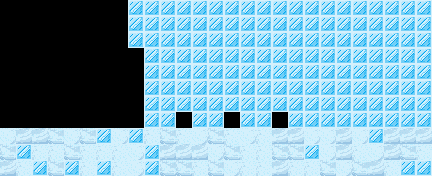

Rendered tile map (Tiled .tmx) drawn with the repository's tilesets; below, a short description and the map source with its tile grids summarised:
An orthogonal 27x11 tile map with 16x16 px tiles, 1 tile layer (h_ground) and 4 objects (2x key, Start, exit).

<map version="1.0" orientation="orthogonal" renderorder="right-down" width="27" height="11" tilewidth="16" tileheight="16">
 <tileset firstgid="1" name="wtile" tilewidth="16" tileheight="16">
  <image source="winter_tiles.png" width="384" height="608" />
  <tile id="50">
   <properties>
    <property name="type" value="snow" />
   </properties>
  </tile>
  <tile id="51">
   <properties>
    <property name="type" value="snow" />
   </properties>
  </tile>
  <tile id="74">
   <properties>
    <property name="type" value="snow" />
   </properties>
  </tile>
  <tile id="75">
   <properties>
    <property name="type" value="snow" />
   </properties>
  </tile>
 </tileset>
 <layer name="h_ground" width="27" height="11">
  <data>[297 cells, 225 non-empty, 5 distinct tile ids]</data>
 </layer>
 <objectgroup name="game">
  <object type="Start" x="80" y="112" width="16" height="16" />
  <object type="key" gid="26" x="176" y="128" />
  <object type="exit" gid="2" x="272" y="128" />
  <object type="key" gid="26" x="224" y="128" />
 </objectgroup>
</map>